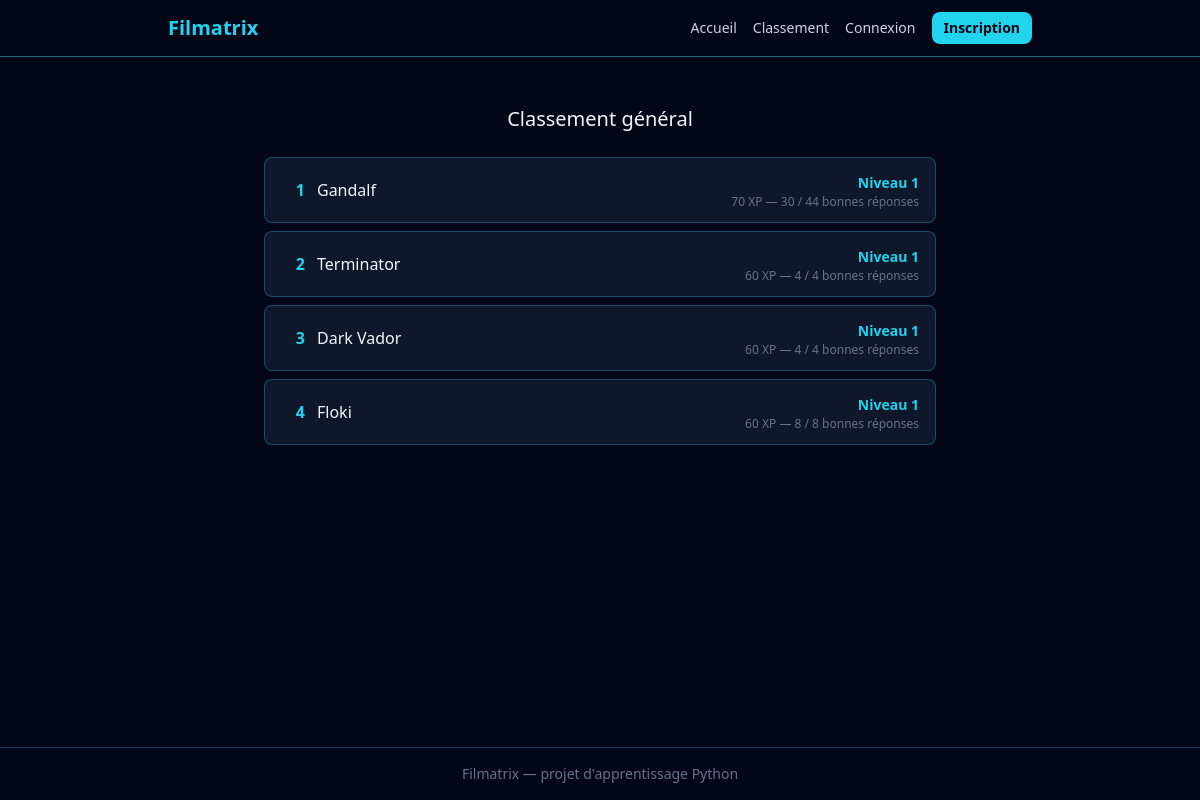
Page /classement on the earlier database version.
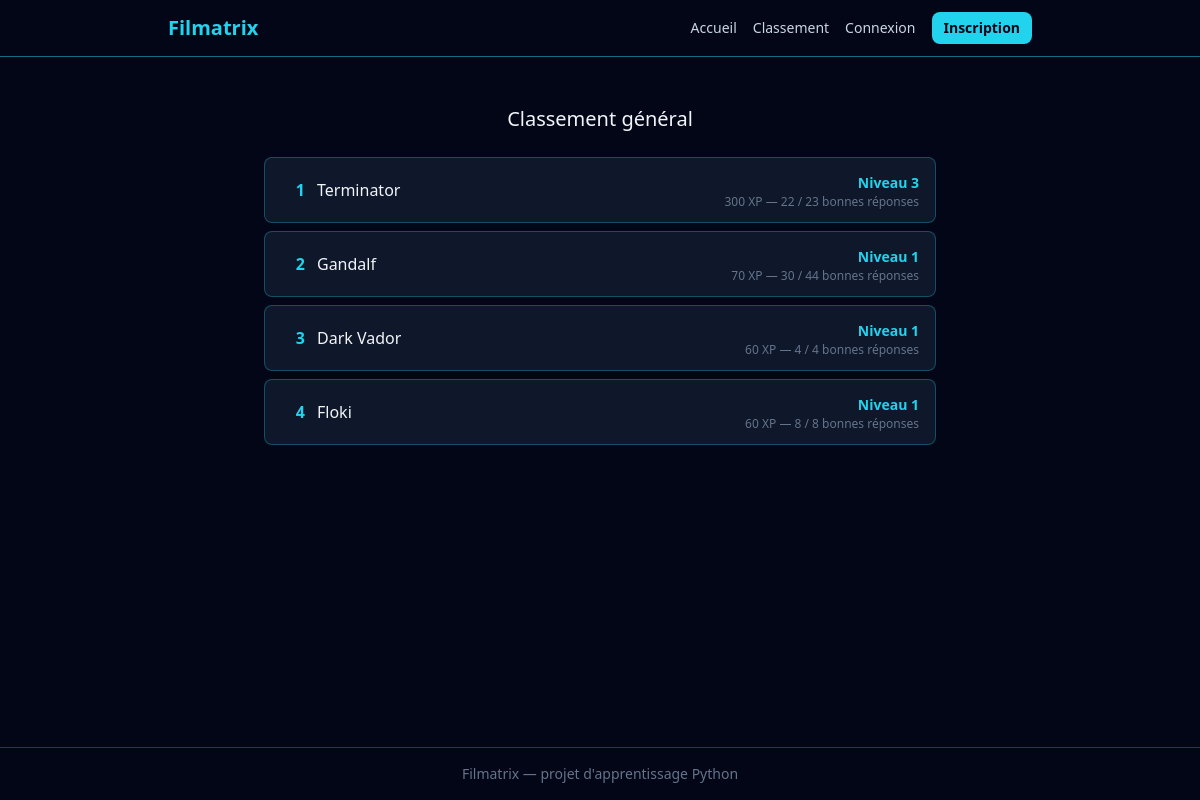
Same page on the later database version.
### src/models.py (models this page shows, shortened)
class User(db.Model, UserMixin):
    __tablename__ = "users"
    id = db.Column(db.Integer, primary_key=True)
    username = db.Column(db.String(50), unique=True, nullable=False)
    email = db.Column(db.String(120), unique=True, nullable=False)
    password_hash = db.Column(db.String(255), nullable=False)
    total_xp = db.Column(db.Integer, nullable=False, default=0)
    coins = db.Column(db.Integer, nullable=False, default=0)
    equipped_title = db.Column(db.String(50), nullable=True)

### app.py (the view)
    @app.route("/classement")
    def leaderboard() -> str:
        results = (
                db.session.query(
                        User.username,
                        User.total_xp,
                        func.count(Attempt.id).label("total"),
                        func.sum(db.case((Attempt.is_correct, 1), else_=0)).label("correct"),
                    )
                    .join(Attempt, Attempt.user_id == User.id)
                    .group_by(User.id)
                    .order_by(User.total_xp.desc())
                    .all()
            )
        leaderboard_entries = []
        for result in results:
            level_info = calculate_level(result.total_xp)
            leaderboard_entries.append(
                {
                    "username": result.username,
                    "total_xp": result.total_xp,
                    "level": level_info["level"],
                    "total": result.total,
                    "correct": result.correct,
                }
            )
        return render_template("classement.html", results=leaderboard_entries)

### app.py (called while the page is built)
def calculate_level(total_xp: int) -> dict:
        level = 1
        xp_for_next_level = 100
        xp_already_spent = 0
        while total_xp - xp_already_spent >= xp_for_next_level:
            xp_already_spent += xp_for_next_level
            level += 1
            xp_for_next_level = 100 * level
        xp_in_current_level = total_xp - xp_already_spent
        return {
            "level": level,
            "xp_in_current_level": xp_in_current_level,
            "xp_for_next_level": xp_for_next_level,
            }

### templates/classement.html
{% extends "base.html" %}
{% block content %}
<div class="max-w-2xl mx-auto mt-8">
    <h2 class="text-xl mb-6 text-center">Classement général</h2>
    {% if results %}
    <div class="flex flex-col gap-2">
        {% for result in results %}
        <div class="flex items-center justify-between bg-slate-900 border border-cyan-400/30 rounded-lg px-4 py-3">
            <div class="flex items-center gap-3">
                <span class="text-cyan-400 font-bold w-6 text-right">{{ loop.index }}</span>
                <span>{{ result.username }}</span>
            </div>
            <div class="text-right">
                <span class="text-cyan-400 font-bold text-sm">Niveau {{ result.level }}</span>
                    <p class="text-slate-500 text-xs">{{ result.total_xp }} XP — {{ result.correct }} / {{ result.total }} bonnes réponses</p>
            </div>
        </div>
        {% endfor %}
    </div>
    {% else %}
    <p class="text-slate-500 text-center">Aucune partie jouée pour le moment.</p>
    {% endif %}
</div>
{% endblock %}

### templates/base.html (shortened to what this page needs)
<!DOCTYPE html>
<html lang="fr">
<head>
    <link rel="stylesheet" href="{{ url_for('static', filename='css/output.css') }}">
</head>
<body class="bg-slate-950 text-slate-100 min-h-screen flex flex-col">
    <header class="border-b border-cyan-400/50">
    <nav class="max-w-4xl mx-auto px-4 py-3">
        <div class="flex items-center justify-between">
            <a href="{{ url_for('home') }}" class="text-xl font-bold text-cyan-400">
                Filmatrix
            </a>
            <div class="flex items-center gap-4">
                <div class="hidden md:flex items-center gap-4 text-sm">
                    <a href="{{ url_for('home') }}" class="text-slate-300 hover:text-cyan-400 transition">Accueil</a>
                    <a href="{{ url_for('leaderboard') }}" class="text-slate-300 hover:text-cyan-400 transition">Classement</a>
                    {% if current_user.is_authenticated %}
                        <a href="{{ url_for('profile') }}" class="text-slate-300 hover:text-cyan-400 transition">Mon profil</a>
                        <a href="{{ url_for('shop') }}" class="text-slate-300 hover:text-cyan-400 transition">Boutique</a>
                        <a href="{{ url_for('logout') }}" class="text-slate-300 hover:text-cyan-400 transition">Déconnexion</a>
                    {% else %}
                        <a href="{{ url_for('login') }}" class="text-slate-300 hover:text-cyan-400 transition">Connexion</a>
                        <a href="{{ url_for('register') }}" class="bg-cyan-400 hover:bg-cyan-300 text-slate-950 font-bold px-3 py-1.5 rounded-lg transition">Inscription</a>
                    {% endif %}
                </div>
            </div>
        </div>
    </nav>
</header>
    <main class="flex-1 p-4">
        {% block content %}{% endblock %}
    </main>
    <footer class="border-t border-cyan-400/30 text-center text-slate-500 text-sm py-4">
        Filmatrix — projet d'apprentissage Python
    </footer>
</body>
</html>

Differences in the rows shown:
changed User "Terminator": level "1" → "3"; total_xp "60" → "300"; correct "4" → "22"; total "4" → "23"; moves up the list
